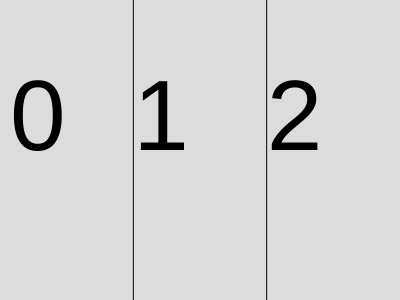
Frame 1 (no input)
Frame 60 (no input): identical to frame 1, image omitted
Frame 120 (the mouse pressed at the canvas centre since frame 60): identical to frame 1, image omitted

The p5.js sketch that drew this single still picture (run headless with seeded random() and noise() and a simulated clock; from frame 60 on, the mouse is pressed at the canvas centre):

// p5.js sketch
// ── sketch.js
// https://editor.p5js.org/jht9629-nyu/sketches/wR2zhKdWw
// Day5-matching

let s1 = 0;
let s2 = 1;
let s3 = 2;
let m = false;

function setup() {
  createCanvas(400, 300);
}

function draw() {
  background(220);
  let w = width / 3;
  let h = height / 2;
  // console.log('w',w)
  textSize(100)
  fill(0)
  text(s1, 10, h);
  // if (s1 == 0) {
  //   rect(10, 100, 100)
  // }
  // else if (s1 == 1) {
  //   circle(100, 100, 100)
  // }
  // else {
  //   line(10,100,200,100)
  //   line(10,200,200,200)
  // }
  text(s2, w, h);
  // if (s2 == 0) {
  //   rect(10, 100, 100)
  // }
  // else if (s2 == 1) {
  //   circle(100, 100, 100)
  // }
  // else {
  //   line(10,100,200,100)
  //   line(10,200,200,200)
  // }

  text(s3, w*2, h);

  line(w,0,w,height)
  line(w+w,0,w+w,height)
  
  if (m) {
    // console.log('Match!');
    textSize(100);
    fill('red')
    text('Match!', 10, 100);
  }
}

function mouseClicked() {
  let w = width / 3;
  if (mouseX < w) {
    s1 = (s1 + 1) % 3
  }
  else if (mouseX < w+w) {
    s2 = (s2 + 1) % 3
  }
  else  {
    s3 = (s3 + 1) % 3
  }
  if (s1 == s2 && s2 == s3) {
    m = true;
    console.log('Match!');
  }
  else {
    m = false;
  }
}
